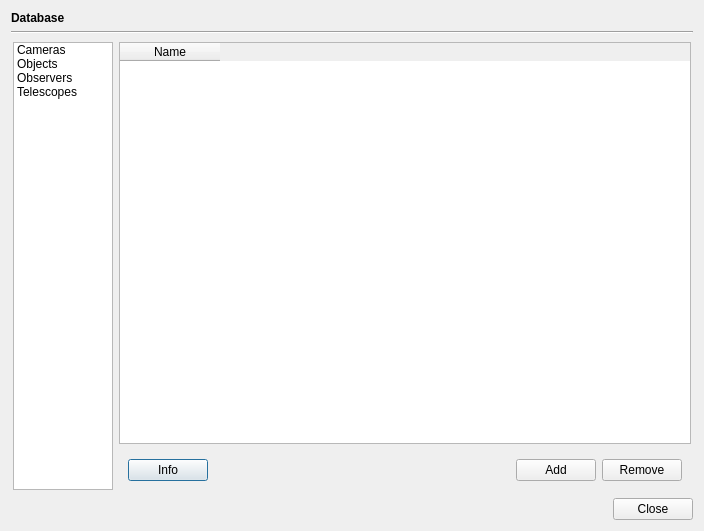
<?xml version="1.0" encoding="UTF-8"?>
<ui version="4.0">
 <class>DatabaseDialog</class>
 <widget class="QDialog" name="DatabaseDialog">
  <property name="geometry">
   <rect>
    <x>0</x>
    <y>0</y>
    <width>704</width>
    <height>531</height>
   </rect>
  </property>
  <property name="windowTitle">
   <string>Dialog</string>
  </property>
  <layout class="QVBoxLayout" name="verticalLayout">
   <item>
    <widget class="QLabel" name="label">
     <property name="font">
      <font>
       <bold>true</bold>
      </font>
     </property>
     <property name="text">
      <string>Database</string>
     </property>
    </widget>
   </item>
   <item>
    <widget class="Line" name="line">
     <property name="orientation">
      <enum>Qt::Horizontal</enum>
     </property>
    </widget>
   </item>
   <item>
    <widget class="QWidget" name="widget" native="true">
     <property name="sizePolicy">
      <sizepolicy hsizetype="Preferred" vsizetype="Preferred">
       <horstretch>1</horstretch>
       <verstretch>1</verstretch>
      </sizepolicy>
     </property>
     <layout class="QHBoxLayout" name="horizontalLayout">
      <property name="leftMargin">
       <number>2</number>
      </property>
      <property name="topMargin">
       <number>2</number>
      </property>
      <property name="rightMargin">
       <number>2</number>
      </property>
      <property name="bottomMargin">
       <number>2</number>
      </property>
      <item>
       <widget class="QListWidget" name="listWidget">
        <property name="sizePolicy">
         <sizepolicy hsizetype="Fixed" vsizetype="Expanding">
          <horstretch>0</horstretch>
          <verstretch>0</verstretch>
         </sizepolicy>
        </property>
        <property name="minimumSize">
         <size>
          <width>0</width>
          <height>0</height>
         </size>
        </property>
        <property name="maximumSize">
         <size>
          <width>100</width>
          <height>16777215</height>
         </size>
        </property>
        <item>
         <property name="text">
          <string>Cameras</string>
         </property>
        </item>
        <item>
         <property name="text">
          <string>Objects</string>
         </property>
        </item>
        <item>
         <property name="text">
          <string>Observers</string>
         </property>
        </item>
        <item>
         <property name="text">
          <string>Telescopes</string>
         </property>
        </item>
       </widget>
      </item>
      <item>
       <widget class="QWidget" name="widget_2" native="true">
        <property name="sizePolicy">
         <sizepolicy hsizetype="Preferred" vsizetype="Preferred">
          <horstretch>1</horstretch>
          <verstretch>0</verstretch>
         </sizepolicy>
        </property>
        <layout class="QVBoxLayout" name="verticalLayout_2">
         <property name="spacing">
          <number>6</number>
         </property>
         <property name="leftMargin">
          <number>0</number>
         </property>
         <property name="topMargin">
          <number>0</number>
         </property>
         <property name="rightMargin">
          <number>0</number>
         </property>
         <property name="bottomMargin">
          <number>0</number>
         </property>
         <item>
          <widget class="QTableWidget" name="tableWidget">
           <column>
            <property name="text">
             <string>Name</string>
            </property>
           </column>
          </widget>
         </item>
         <item>
          <widget class="QWidget" name="widget_3" native="true">
           <layout class="QHBoxLayout" name="horizontalLayout_2">
            <item>
             <widget class="QPushButton" name="infoButton">
              <property name="text">
               <string>Info</string>
              </property>
             </widget>
            </item>
            <item>
             <spacer name="horizontalSpacer">
              <property name="orientation">
               <enum>Qt::Horizontal</enum>
              </property>
              <property name="sizeHint" stdset="0">
               <size>
                <width>40</width>
                <height>20</height>
               </size>
              </property>
             </spacer>
            </item>
            <item>
             <widget class="QPushButton" name="addButton">
              <property name="text">
               <string>Add</string>
              </property>
              <property name="icon">
               <iconset theme="list-add" resource="../resources.qrc">
                <normaloff>:/resources/icons22/list-add.png</normaloff>:/resources/icons22/list-add.png</iconset>
              </property>
             </widget>
            </item>
            <item>
             <widget class="QPushButton" name="removeButton">
              <property name="text">
               <string>Remove</string>
              </property>
              <property name="icon">
               <iconset theme="list-remove" resource="../resources.qrc">
                <normaloff>:/resources/icons22/list-remove.png</normaloff>:/resources/icons22/list-remove.png</iconset>
              </property>
             </widget>
            </item>
           </layout>
          </widget>
         </item>
        </layout>
       </widget>
      </item>
     </layout>
    </widget>
   </item>
   <item>
    <widget class="QDialogButtonBox" name="buttonBox">
     <property name="orientation">
      <enum>Qt::Horizontal</enum>
     </property>
     <property name="standardButtons">
      <set>QDialogButtonBox::Close</set>
     </property>
    </widget>
   </item>
  </layout>
 </widget>
 <resources>
  <include location="../resources.qrc"/>
 </resources>
 <connections>
  <connection>
   <sender>buttonBox</sender>
   <signal>accepted()</signal>
   <receiver>DatabaseDialog</receiver>
   <slot>accept()</slot>
   <hints>
    <hint type="sourcelabel">
     <x>248</x>
     <y>254</y>
    </hint>
    <hint type="destinationlabel">
     <x>157</x>
     <y>274</y>
    </hint>
   </hints>
  </connection>
  <connection>
   <sender>buttonBox</sender>
   <signal>rejected()</signal>
   <receiver>DatabaseDialog</receiver>
   <slot>reject()</slot>
   <hints>
    <hint type="sourcelabel">
     <x>316</x>
     <y>260</y>
    </hint>
    <hint type="destinationlabel">
     <x>286</x>
     <y>274</y>
    </hint>
   </hints>
  </connection>
 </connections>
</ui>
